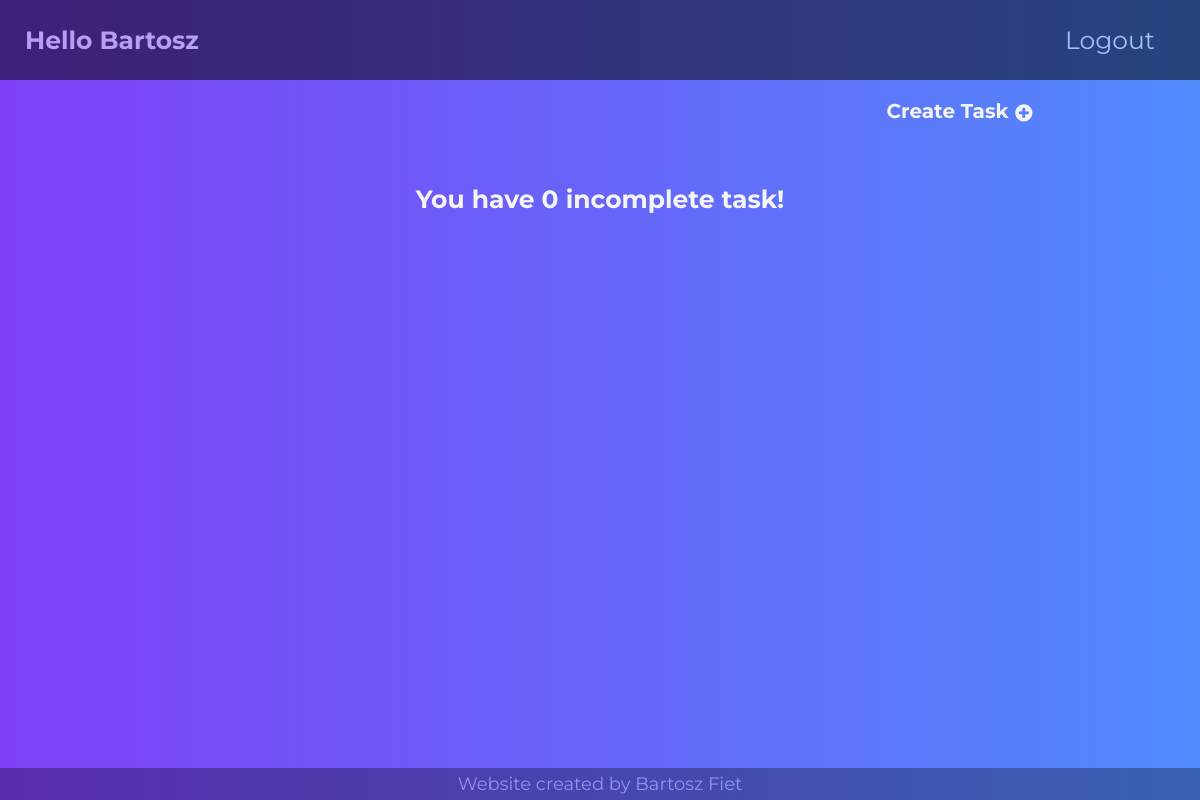
The app's page / (signed in), older data.
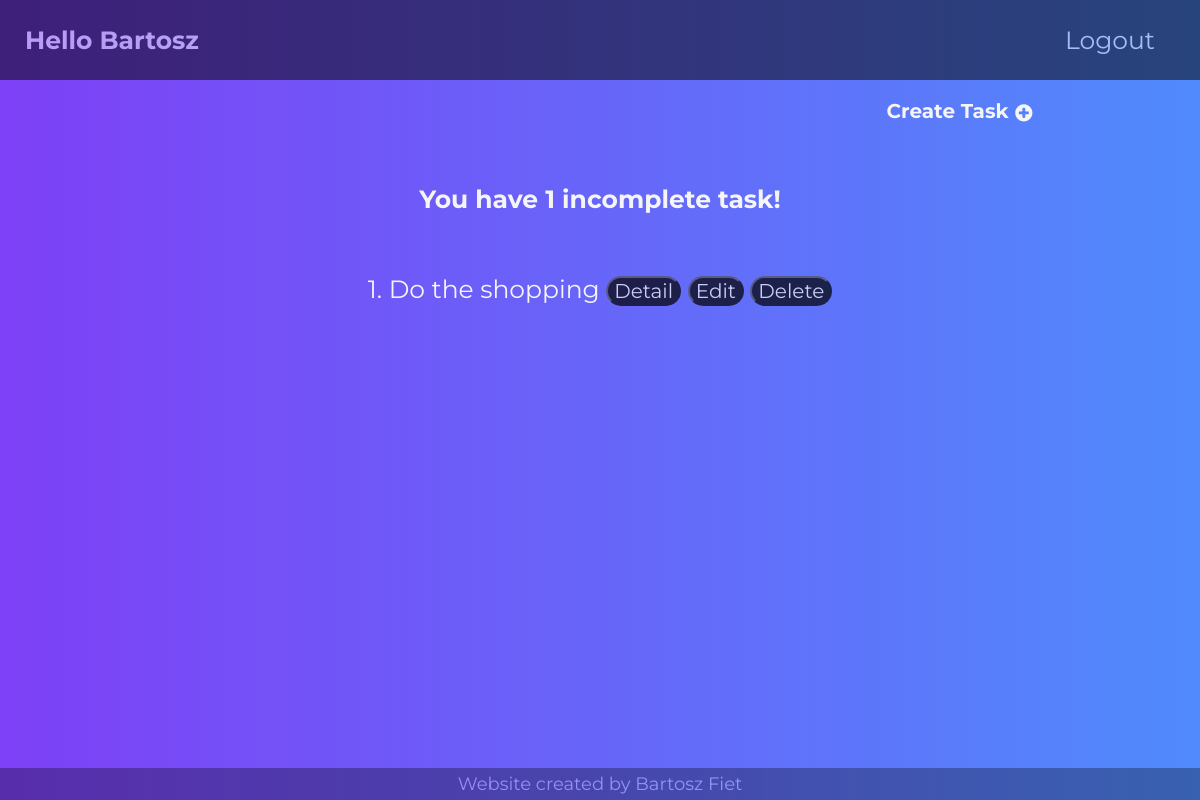
The same page, newer data.
### app/models.py (models this page shows)
class Task(models.Model):
    user = models.ForeignKey(User, on_delete=models.CASCADE)
    title = models.CharField(max_length=200)
    description = models.TextField(blank=True)
    complete = models.BooleanField(default=False)
    created = models.DateTimeField(auto_now_add=True)
    def __str__(self):
        return self.title

### app/views.py (the view)
# urls.py: path('', TaskListView.as_view(), name='home'),
class TaskListView(LoginRequiredMixin, ListView):
    model = Task
    context_object_name = 'tasks'
    def get_context_data(self, *, object_list=None, **kwargs):
        context = super().get_context_data(**kwargs)
        context['tasks'] = Task.objects.filter(user=self.request.user)
        context['count'] = Task.objects.filter(complete=False).count()
        return context

### app/templates/app/task_list.html
{% extends "app/base.html" %}
{% block content %}
{% include 'app/navbar.html'%}
<br/>
<div class="tasklist-create-main">
    <a href="{% url 'task-create'%}"><b>Create Task <i style="padding:1px;" class="fa fa-plus-circle" aria-hidden="true"></i></b></a>
</div>
<div class="tasklist">
    <br/>
    <br/>
    {%if count > 1 %}
    <span style="font-size:25px;"><b>You have {{count}} incomplete tasks!</b></span>
    {%else%}
    <span style="font-size:25px;"><b>You have {{count}} incomplete task!</b></span>
    {%endif%}
    <br/>
    <br/>
    <br/>
    {% for task in tasks %}
    {{ forloop.counter }}. {{task}}
    <button id="button-3options"><a href="{% url 'task-detail' task.id%}">Detail</a></button>
    <button id="button-3options"><a href="{% url 'task-update' task.id%}">Edit</a> </button>
    <button id="button-3options"><a href="{% url 'task-delete' task.id%}">Delete</a> </button>
    <br/>
    {%endfor%}
</div>
{% include 'app/footer.html'%}
{% endblock content %}

### app/templates/app/base.html (shortened to what this page needs)
{% load static %}
<!DOCTYPE html>
<html lang="en">
<head>
    <link rel="stylesheet" type="text/css" href="{% static 'app/style.css' %}"/>
    <link rel="stylesheet" href="https://cdnjs.cloudflare.com/ajax/libs/font-awesome/4.7.0/css/font-awesome.min.css">
</head>
<body>
{% block content %}
{% endblock %}
</body>
</html>

### app/templates/app/navbar.html
<div class="navbar">
    {%if user.is_authenticated %}
    <b>Hello {{user|title}}</b>
    <div id="right-text-navbar">
    <a href="{% url 'logout' %}">Logout</a>
        </div>
{%endif%}
</div>

### app/templates/app/footer.html
<footer>
    Website created by Bartosz Fiet
</footer>

### app/static/app/style.css (style rules this page uses)
html { font-family: 'Montserrat', sans-serif; }
body { background: linear-gradient(to right, rgba(126, 64, 246, 1), rgba(80, 139, 252, 1)); color:whitesmoke; margin:0px; height:80%; }
.navbar { opacity:50%; background-color: black; clear:both; position:relative; margin:0px; padding:25px 25px 15px 25px; height:40px; font-size:25px; }
#right-text-navbar { padding-right:20px; float:right; display:inline; }
footer { clear:both; opacity:30%; background-color: black; width:100%; text-align: center; position:absolute; bottom:0; padding: 5px 0px 5px; font-size:18px; }
.tasklist-create-main { text-align: center; padding-left:90vh; font-size:20px; }
.tasklist { text-align:center; font-size:25px; }
#button-3options { opacity:70%; background-color: black; border-radius: 20px; font-size:20px; color:whitesmoke; font-family: 'Montserrat', sans-serif; }
i { vertical-align:middle; }
a { text-decoration: none; color:whitesmoke; }

Row changes from the older to the newer data that the page shows:
added Task: title "Do the shopping"
Text that changed along with them:
{{ count }}: "0" → "1"
